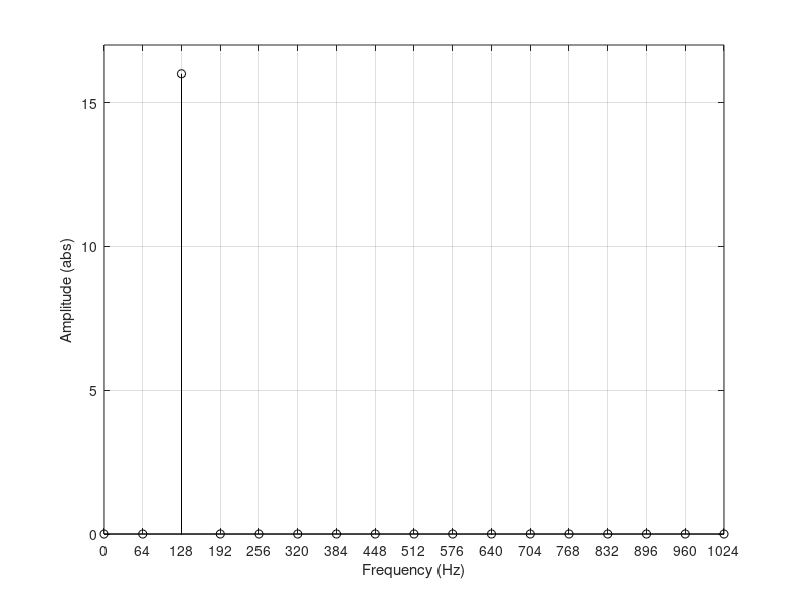

Reproduce this figure in MATLAB.
a = 1;
f = 128;
Fs = 2048;
w = 2*pi*f;

N = 32;
n = [0:N-1];

x = a*sin(w*n/Fs);
mfft = fft(x);
k = Fs/N*n;
figure;
stem(k,abs(mfft),'k');
grid on;
axis([0 Fs/2 0 max(abs(mfft))+1]);
set(gca, 'Xtick', [0:Fs/N:Fs/2]);
ylabel('Amplitude (abs)');
xlabel('Frequency (Hz)');
print(gcf,'-depsc2','ex12.eps');

